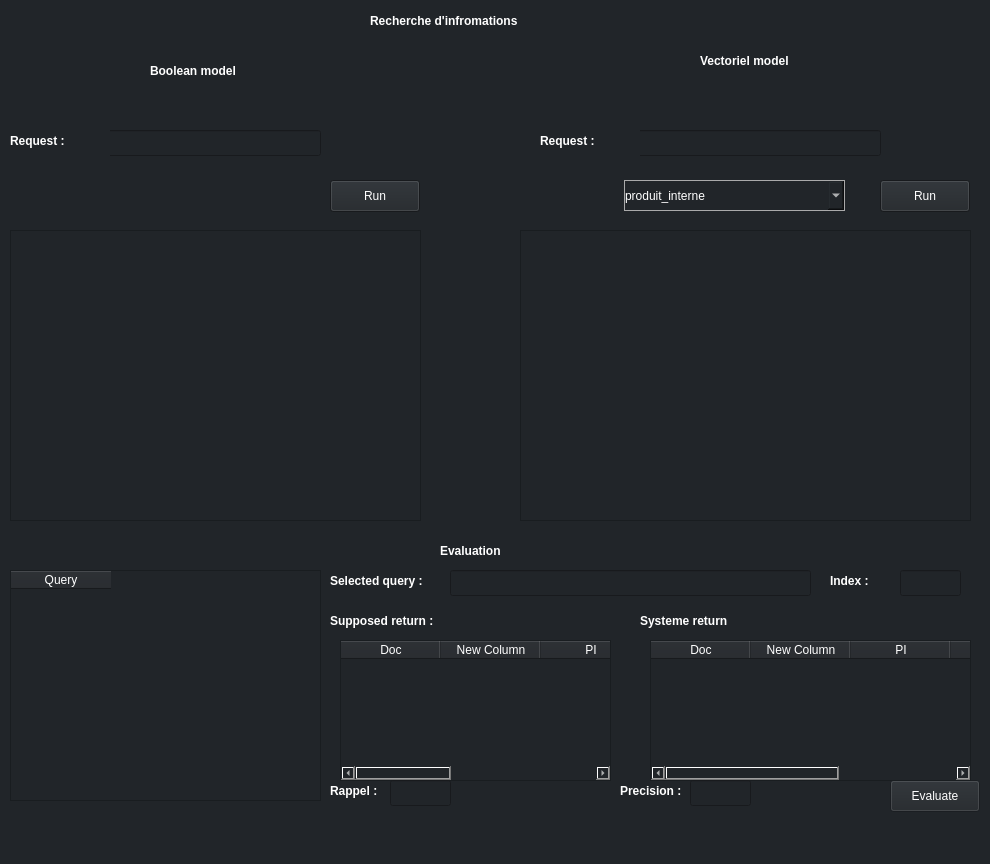
<?xml version="1.0" encoding="UTF-8"?>
<ui version="4.0">
 <class>MainWindow</class>
 <widget class="QMainWindow" name="MainWindow">
  <property name="geometry">
   <rect>
    <x>0</x>
    <y>0</y>
    <width>990</width>
    <height>864</height>
   </rect>
  </property>
  <property name="windowTitle">
   <string>MainWindow</string>
  </property>
  <property name="styleSheet">
   <string notr="true">color:white;
background-color:rgb(33, 37, 41)</string>
  </property>
  <widget class="QWidget" name="centralwidget">
   <widget class="QPushButton" name="bool_btn">
    <property name="geometry">
     <rect>
      <x>330</x>
      <y>180</y>
      <width>90</width>
      <height>32</height>
     </rect>
    </property>
    <property name="styleSheet">
     <string notr="true">color:white</string>
    </property>
    <property name="text">
     <string>Run</string>
    </property>
   </widget>
   <widget class="QLabel" name="Title">
    <property name="enabled">
     <bool>true</bool>
    </property>
    <property name="geometry">
     <rect>
      <x>370</x>
      <y>0</y>
      <width>291</width>
      <height>41</height>
     </rect>
    </property>
    <property name="minimumSize">
     <size>
      <width>291</width>
      <height>0</height>
     </size>
    </property>
    <property name="font">
     <font>
      <weight>75</weight>
      <bold>true</bold>
     </font>
    </property>
    <property name="cursor">
     <cursorShape>PointingHandCursor</cursorShape>
    </property>
    <property name="styleSheet">
     <string notr="true">color:white</string>
    </property>
    <property name="text">
     <string>Recherche d'infromations</string>
    </property>
   </widget>
   <widget class="QLabel" name="Title_2">
    <property name="enabled">
     <bool>true</bool>
    </property>
    <property name="geometry">
     <rect>
      <x>150</x>
      <y>50</y>
      <width>100</width>
      <height>41</height>
     </rect>
    </property>
    <property name="minimumSize">
     <size>
      <width>100</width>
      <height>0</height>
     </size>
    </property>
    <property name="maximumSize">
     <size>
      <width>100</width>
      <height>16777215</height>
     </size>
    </property>
    <property name="font">
     <font>
      <weight>75</weight>
      <bold>true</bold>
     </font>
    </property>
    <property name="cursor">
     <cursorShape>PointingHandCursor</cursorShape>
    </property>
    <property name="styleSheet">
     <string notr="true">color:white;
widht:300px</string>
    </property>
    <property name="text">
     <string>Boolean model</string>
    </property>
   </widget>
   <widget class="QLabel" name="Title_3">
    <property name="enabled">
     <bool>true</bool>
    </property>
    <property name="geometry">
     <rect>
      <x>700</x>
      <y>40</y>
      <width>100</width>
      <height>41</height>
     </rect>
    </property>
    <property name="minimumSize">
     <size>
      <width>100</width>
      <height>0</height>
     </size>
    </property>
    <property name="maximumSize">
     <size>
      <width>100</width>
      <height>16777215</height>
     </size>
    </property>
    <property name="font">
     <font>
      <weight>75</weight>
      <bold>true</bold>
     </font>
    </property>
    <property name="cursor">
     <cursorShape>PointingHandCursor</cursorShape>
    </property>
    <property name="styleSheet">
     <string notr="true">color:white;
widht:300px</string>
    </property>
    <property name="text">
     <string>Vectoriel model</string>
    </property>
   </widget>
   <widget class="QLineEdit" name="bool_req">
    <property name="geometry">
     <rect>
      <x>70</x>
      <y>130</y>
      <width>251</width>
      <height>26</height>
     </rect>
    </property>
    <property name="styleSheet">
     <string notr="true">color:white</string>
    </property>
   </widget>
   <widget class="QLineEdit" name="vect_req">
    <property name="geometry">
     <rect>
      <x>600</x>
      <y>130</y>
      <width>281</width>
      <height>26</height>
     </rect>
    </property>
    <property name="styleSheet">
     <string notr="true">color:white</string>
    </property>
   </widget>
   <widget class="QLabel" name="Title_4">
    <property name="enabled">
     <bool>true</bool>
    </property>
    <property name="geometry">
     <rect>
      <x>10</x>
      <y>120</y>
      <width>100</width>
      <height>41</height>
     </rect>
    </property>
    <property name="minimumSize">
     <size>
      <width>100</width>
      <height>0</height>
     </size>
    </property>
    <property name="maximumSize">
     <size>
      <width>100</width>
      <height>16777215</height>
     </size>
    </property>
    <property name="font">
     <font>
      <weight>75</weight>
      <bold>true</bold>
     </font>
    </property>
    <property name="cursor">
     <cursorShape>PointingHandCursor</cursorShape>
    </property>
    <property name="styleSheet">
     <string notr="true">color:white</string>
    </property>
    <property name="text">
     <string>Request :</string>
    </property>
   </widget>
   <widget class="QLabel" name="Title_5">
    <property name="enabled">
     <bool>true</bool>
    </property>
    <property name="geometry">
     <rect>
      <x>540</x>
      <y>120</y>
      <width>100</width>
      <height>41</height>
     </rect>
    </property>
    <property name="minimumSize">
     <size>
      <width>100</width>
      <height>0</height>
     </size>
    </property>
    <property name="maximumSize">
     <size>
      <width>100</width>
      <height>16777215</height>
     </size>
    </property>
    <property name="font">
     <font>
      <weight>75</weight>
      <bold>true</bold>
     </font>
    </property>
    <property name="cursor">
     <cursorShape>PointingHandCursor</cursorShape>
    </property>
    <property name="styleSheet">
     <string notr="true">color:white</string>
    </property>
    <property name="text">
     <string>Request :</string>
    </property>
   </widget>
   <widget class="QPushButton" name="vect_btn">
    <property name="geometry">
     <rect>
      <x>880</x>
      <y>180</y>
      <width>90</width>
      <height>32</height>
     </rect>
    </property>
    <property name="styleSheet">
     <string notr="true">color:white</string>
    </property>
    <property name="text">
     <string>Run</string>
    </property>
   </widget>
   <widget class="QComboBox" name="comboBox">
    <property name="geometry">
     <rect>
      <x>624</x>
      <y>180</y>
      <width>221</width>
      <height>31</height>
     </rect>
    </property>
    <property name="styleSheet">
     <string notr="true">
   display: block;
    color: white;
    box-sizing: border-box;
    margin: 0;
    border: 1px solid #aaa;
    box-shadow: 0 1px 0 1px rgba(0,0,0,.04);
    -moz-appearance: none;
    -webkit-appearance: none;
    appearance: none;
    background-color: rgb(33, 37, 41);
  

</string>
    </property>
    <item>
     <property name="text">
      <string>produit_interne</string>
     </property>
    </item>
    <item>
     <property name="text">
      <string>Coef_de_Dice</string>
     </property>
    </item>
    <item>
     <property name="text">
      <string>Mesure_de_cosinus</string>
     </property>
    </item>
    <item>
     <property name="text">
      <string>Mesure_de_jaccard</string>
     </property>
    </item>
   </widget>
   <widget class="QTextEdit" name="bool_result">
    <property name="geometry">
     <rect>
      <x>10</x>
      <y>230</y>
      <width>411</width>
      <height>291</height>
     </rect>
    </property>
   </widget>
   <widget class="QTextEdit" name="vect_result">
    <property name="geometry">
     <rect>
      <x>520</x>
      <y>230</y>
      <width>451</width>
      <height>291</height>
     </rect>
    </property>
   </widget>
   <widget class="QLabel" name="Title_6">
    <property name="enabled">
     <bool>true</bool>
    </property>
    <property name="geometry">
     <rect>
      <x>440</x>
      <y>530</y>
      <width>291</width>
      <height>41</height>
     </rect>
    </property>
    <property name="minimumSize">
     <size>
      <width>291</width>
      <height>0</height>
     </size>
    </property>
    <property name="font">
     <font>
      <weight>75</weight>
      <bold>true</bold>
     </font>
    </property>
    <property name="cursor">
     <cursorShape>PointingHandCursor</cursorShape>
    </property>
    <property name="text">
     <string>Evaluation</string>
    </property>
   </widget>
   <widget class="QTableWidget" name="tableWidget">
    <property name="geometry">
     <rect>
      <x>10</x>
      <y>570</y>
      <width>311</width>
      <height>231</height>
     </rect>
    </property>
    <property name="minimumSize">
     <size>
      <width>311</width>
      <height>0</height>
     </size>
    </property>
    <property name="styleSheet">
     <string notr="true">width:400px</string>
    </property>
    <column>
     <property name="text">
      <string>Query</string>
     </property>
    </column>
   </widget>
   <widget class="QLabel" name="Title_7">
    <property name="enabled">
     <bool>true</bool>
    </property>
    <property name="geometry">
     <rect>
      <x>330</x>
      <y>560</y>
      <width>291</width>
      <height>41</height>
     </rect>
    </property>
    <property name="minimumSize">
     <size>
      <width>291</width>
      <height>0</height>
     </size>
    </property>
    <property name="font">
     <font>
      <weight>75</weight>
      <bold>true</bold>
     </font>
    </property>
    <property name="cursor">
     <cursorShape>PointingHandCursor</cursorShape>
    </property>
    <property name="text">
     <string>Selected query :</string>
    </property>
   </widget>
   <widget class="QLabel" name="Title_8">
    <property name="enabled">
     <bool>true</bool>
    </property>
    <property name="geometry">
     <rect>
      <x>830</x>
      <y>560</y>
      <width>291</width>
      <height>41</height>
     </rect>
    </property>
    <property name="minimumSize">
     <size>
      <width>291</width>
      <height>0</height>
     </size>
    </property>
    <property name="font">
     <font>
      <weight>75</weight>
      <bold>true</bold>
     </font>
    </property>
    <property name="cursor">
     <cursorShape>PointingHandCursor</cursorShape>
    </property>
    <property name="text">
     <string>Index :</string>
    </property>
   </widget>
   <widget class="QLabel" name="Title_9">
    <property name="enabled">
     <bool>true</bool>
    </property>
    <property name="geometry">
     <rect>
      <x>330</x>
      <y>770</y>
      <width>291</width>
      <height>41</height>
     </rect>
    </property>
    <property name="minimumSize">
     <size>
      <width>291</width>
      <height>0</height>
     </size>
    </property>
    <property name="font">
     <font>
      <weight>75</weight>
      <bold>true</bold>
     </font>
    </property>
    <property name="cursor">
     <cursorShape>PointingHandCursor</cursorShape>
    </property>
    <property name="text">
     <string>Rappel :</string>
    </property>
   </widget>
   <widget class="QLabel" name="Title_10">
    <property name="enabled">
     <bool>true</bool>
    </property>
    <property name="geometry">
     <rect>
      <x>620</x>
      <y>770</y>
      <width>291</width>
      <height>41</height>
     </rect>
    </property>
    <property name="minimumSize">
     <size>
      <width>291</width>
      <height>0</height>
     </size>
    </property>
    <property name="font">
     <font>
      <weight>75</weight>
      <bold>true</bold>
     </font>
    </property>
    <property name="cursor">
     <cursorShape>PointingHandCursor</cursorShape>
    </property>
    <property name="text">
     <string>Precision :</string>
    </property>
   </widget>
   <widget class="QLineEdit" name="selected_query">
    <property name="enabled">
     <bool>false</bool>
    </property>
    <property name="geometry">
     <rect>
      <x>450</x>
      <y>570</y>
      <width>361</width>
      <height>26</height>
     </rect>
    </property>
   </widget>
   <widget class="QLineEdit" name="index">
    <property name="enabled">
     <bool>false</bool>
    </property>
    <property name="geometry">
     <rect>
      <x>900</x>
      <y>570</y>
      <width>61</width>
      <height>26</height>
     </rect>
    </property>
   </widget>
   <widget class="QPushButton" name="Evaluate">
    <property name="enabled">
     <bool>false</bool>
    </property>
    <property name="geometry">
     <rect>
      <x>890</x>
      <y>780</y>
      <width>90</width>
      <height>32</height>
     </rect>
    </property>
    <property name="text">
     <string>Evaluate</string>
    </property>
   </widget>
   <widget class="QLabel" name="Title_11">
    <property name="enabled">
     <bool>true</bool>
    </property>
    <property name="geometry">
     <rect>
      <x>330</x>
      <y>600</y>
      <width>291</width>
      <height>41</height>
     </rect>
    </property>
    <property name="minimumSize">
     <size>
      <width>291</width>
      <height>0</height>
     </size>
    </property>
    <property name="font">
     <font>
      <weight>75</weight>
      <bold>true</bold>
     </font>
    </property>
    <property name="cursor">
     <cursorShape>PointingHandCursor</cursorShape>
    </property>
    <property name="text">
     <string>Supposed return :</string>
    </property>
   </widget>
   <widget class="QLabel" name="Title_12">
    <property name="enabled">
     <bool>true</bool>
    </property>
    <property name="geometry">
     <rect>
      <x>640</x>
      <y>600</y>
      <width>291</width>
      <height>41</height>
     </rect>
    </property>
    <property name="minimumSize">
     <size>
      <width>291</width>
      <height>0</height>
     </size>
    </property>
    <property name="font">
     <font>
      <weight>75</weight>
      <bold>true</bold>
     </font>
    </property>
    <property name="cursor">
     <cursorShape>PointingHandCursor</cursorShape>
    </property>
    <property name="text">
     <string>Systeme return</string>
    </property>
   </widget>
   <widget class="QTableWidget" name="Supposed">
    <property name="geometry">
     <rect>
      <x>340</x>
      <y>640</y>
      <width>271</width>
      <height>141</height>
     </rect>
    </property>
    <column>
     <property name="text">
      <string>Doc</string>
     </property>
    </column>
    <column>
     <property name="text">
      <string>New Column</string>
     </property>
    </column>
    <column>
     <property name="text">
      <string>PI</string>
     </property>
    </column>
    <column>
     <property name="text">
      <string>CD</string>
     </property>
    </column>
    <column>
     <property name="text">
      <string>MJ</string>
     </property>
    </column>
   </widget>
   <widget class="QTableWidget" name="Systeme">
    <property name="geometry">
     <rect>
      <x>650</x>
      <y>640</y>
      <width>321</width>
      <height>141</height>
     </rect>
    </property>
    <column>
     <property name="text">
      <string>Doc</string>
     </property>
    </column>
    <column>
     <property name="text">
      <string>New Column</string>
     </property>
    </column>
    <column>
     <property name="text">
      <string>PI</string>
     </property>
    </column>
    <column>
     <property name="text">
      <string>CD</string>
     </property>
    </column>
    <column>
     <property name="text">
      <string>MJ</string>
     </property>
    </column>
   </widget>
   <widget class="QLineEdit" name="rappel">
    <property name="enabled">
     <bool>false</bool>
    </property>
    <property name="geometry">
     <rect>
      <x>390</x>
      <y>780</y>
      <width>61</width>
      <height>26</height>
     </rect>
    </property>
   </widget>
   <widget class="QLineEdit" name="precision">
    <property name="enabled">
     <bool>false</bool>
    </property>
    <property name="geometry">
     <rect>
      <x>690</x>
      <y>780</y>
      <width>61</width>
      <height>26</height>
     </rect>
    </property>
   </widget>
  </widget>
  <widget class="QMenuBar" name="menubar">
   <property name="geometry">
    <rect>
     <x>0</x>
     <y>0</y>
     <width>990</width>
     <height>28</height>
    </rect>
   </property>
  </widget>
  <widget class="QStatusBar" name="statusbar"/>
 </widget>
 <resources/>
 <connections/>
</ui>
